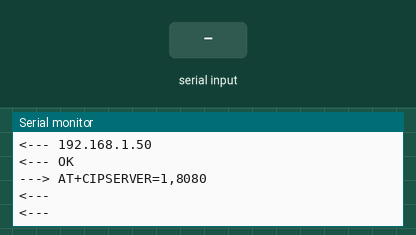
A sketch run on a simulated Arduino Mega 2560, built for the host (arithmetic inside an expression is 32-bit, double 64-bit). On the bench: the last lines printed to the serial monitor. The inputs (shaded band) are chosen by the test bench. The modem accepts every AT command (registered, SIM ready, sends succeed) and sends nothing else.

Above: at 2.3 s.
2.4 s: "+IPD\n" received over the second serial link
At 4.2 s:
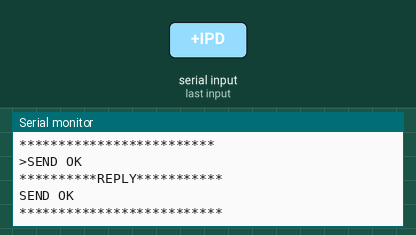
4.4 s: "OK\n" received over the second serial link
At 5.6 s:
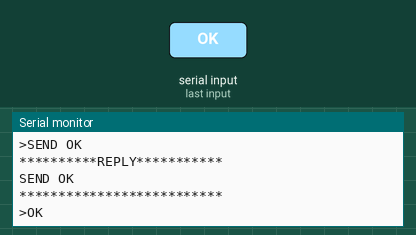
5.9 s: "wrong syntax\n" received over the second serial link
At 7.0 s:
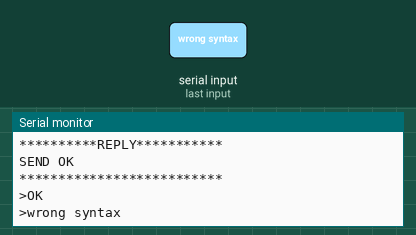
7.4 s: "ERROR\n" received over the second serial link
At 8.2 s:
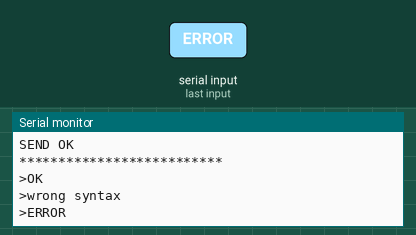
8.9 s: "busy s...\n" received over the second serial link
At 9.3 s:
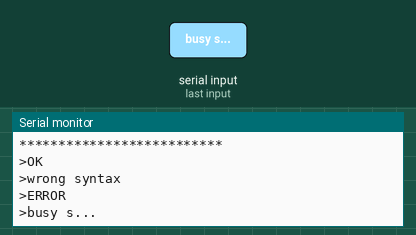
10.4 s: "Recv\n" received over the second serial link
At 11.1 s:
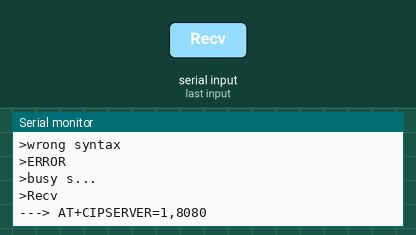

The sketch:

AT_auto.ino
```cpp
/* クライアントがデータを送信するか、数十秒待つかするとデータが送られる */

#define BAUDRATE 115200 //ボーレートとはシリアル通信のデータ転送速度
#define SSID ""   //your wifi ssid here
#define PASS ""       //your wifi key here
//  wifitest.adafruit.com/testwifi/index.html
#define HOST "1"
#define SENDDATA "SEND"
#define PORT  "333"

#define REPLYBUFFSIZ 0xFFFF
String mozi1 = "",  Receivedata = "", mozi2 = "", connectionID = "";
char replybuffer[REPLYBUFFSIZ];
uint8_t getReply(char *send, uint16_t timeout = 500, boolean echo = true);
uint8_t espreadline(uint16_t timeout = 500, boolean multiline = false);
boolean sendCheckReply(char *send, char *reply, uint16_t timeout = 500);

enum {WIFI_ERROR_NONE = 0, WIFI_ERROR_AT, WIFI_ERROR_RST, WIFI_ERROR_SSIDPWD, WIFI_ERROR_SERVER, WIFI_ERROR_UNKNOWN};

void setup()
{
  Serial.begin(115200);
  Serial2.begin(115200);

  while (true) {
    byte err = setupWiFi();
    if (err) {
      Serial.print("setup error:");  Serial.println((int)err);
      debugLoop();
    }
    else if ((int)err == 0)
      break;
  }

  getIP();
}

boolean ESP_GETpage(char *host, uint16_t port, String sdata) {
  String cmd = "AT+CIPSERVER=";   // サーバーになる
  cmd += host;
  cmd += ",";
  cmd += port;
  cmd.toCharArray(replybuffer, REPLYBUFFSIZ);

  getReply(replybuffer);

  if (strcmp(replybuffer, "OK") != 0) {
    while (true) {
      espreadline(500);  // this is the 'echo' from the data
      Serial.print("<--- "); Serial.println(replybuffer);
      //split for Receivedata
      mozi1 = String(strtok(replybuffer, ","));
      connectionID = String(strtok(NULL, ","));
      mozi1 = String(strtok(NULL, ":"));
      Receivedata = String(strtok(NULL, ":"));
      mozi2 = String(strtok(NULL, ":"));
      //Serial.println(mozi1); Serial.println(mozi2);

      if (mozi1 != "") {
        Serial.print("Connection ID = "); Serial.println(connectionID);
        Serial.print("Receivedata = "); Serial.println(Receivedata);
      }

      if (strstr(replybuffer, "+IPD"))
        break;
    }
  }

  delay(500);
  String request = "";
  request += sdata;
  cmd = "AT+CIPSEND=";   // データの送信
  cmd += connectionID;
  cmd += ",";
  cmd += 2 + request.length();
  cmd.toCharArray(replybuffer, REPLYBUFFSIZ);
  sendCheckReply(replybuffer, ">");

  Serial.print("Sending: "); Serial.println(request.length());
  Serial.println(F("*********SENDING*********"));
  Serial.println(request);
  Serial.println(F("*************************"));
  request.toCharArray(replybuffer, REPLYBUFFSIZ);
  Serial2.println(request);

  while (true) {
    espreadline(3000);  // this is the 'echo' from the data
    Serial.print(">"); Serial.println(replybuffer); // probably the 'busy s...'

    if (strstr(replybuffer, "wrong syntax"))
      continue;
    else if (strstr(replybuffer, "ERROR"))
      continue;
    else if (strstr(replybuffer, "busy s..."))
      continue;
    else if (strstr(replybuffer, "OK"))
      break;
    else break;
  }

  if (! strstr(replybuffer, "SEND OK") ) return false;

}

void loop()
{
  String s = "3.5";          //送りたいデータ（体重）の入力
  String SendData = s;
  int count = 0;

  ESP_GETpage(HOST, 8080, SendData);

  Serial.println(F("**********REPLY***********"));
  Serial.println(replybuffer);
  Serial.println(F("**************************"));

  while (true) {
    espreadline(3000);  // this is the 'echo' from the data
    Serial.print(">"); Serial.println(replybuffer); // probably the 'busy s...'

    count++;

    int i = 0;
    char buf[20];
    int ch[5];

    if (strstr(replybuffer, "busy s..."))
      continue;
    else if (strstr(replybuffer, "Recv"))
      break;
    else if (strstr(replybuffer, "CONNECT"))
      break;
    else if (count >= 20)
      break;

  }
  //debugLoop();
  delay(200);
  //while (1);
}


boolean espReset() {
  getReply("AT+RST", 1000, true);  // リセット
  if (! strstr(replybuffer, "OK")) return false;
  delay(500);
  // turn off echo
  getReply("ATE0", 250, true);
  return true;
}

boolean ESPconnectAP(char *s, char *p) {

  getReply("AT+CWMODE=1", 500, true);  // ステーションモードに設定
  if (! (strstr(replybuffer, "OK") || strstr(replybuffer, "no change")) )
    return false;

  String connectStr = "AT+CWJAP=\"";   // ネットに接続
  connectStr += SSID;
  connectStr += "\",\"";
  connectStr += PASS;
  connectStr += "\"";
  connectStr.toCharArray(replybuffer, REPLYBUFFSIZ);
  getReply(replybuffer, 200, true);

  while (true) {
    espreadline(200);  // this is the 'echo' from the data
    if ((String)replybuffer == "") {
      Serial.print(".");
    } else {
      Serial.println("");
      Serial.print("<--- "); Serial.println(replybuffer);
    }
    if (strstr(replybuffer, "OK"))
      break;
  }
  return true;
}

byte setupWiFi() {
  // reset WiFi module
  Serial.println(F("Soft resetting..."));
  if (!espReset())
    return WIFI_ERROR_RST;

  delay(500);

  if (!ESPconnectAP(SSID, PASS))
    return WIFI_ERROR_SSIDPWD;

  Serial.println(F("Multiple Mode"));

  if (!sendCheckReply("AT+CIPMUX=1", "OK"))   // マルチプルコネクションモード
    return WIFI_ERROR_SERVER;

  return WIFI_ERROR_NONE;
}

boolean getIP() {
  getReply("AT+CIFSR", 100, true);            // IPアドレスの取得
  while (true) {
    espreadline(50);  // this is the 'echo' from the data
    Serial.print("<--- "); Serial.println(replybuffer);
    if (strstr(replybuffer, "OK"))
      break;
  }

  delay(100);

  return true;
}

uint8_t espreadline(uint16_t timeout, boolean multiline) {
  uint16_t replyidx = 0;

  while (timeout--) {
    if (replyidx > REPLYBUFFSIZ - 1) break;

    while (Serial2.available()) {
      char c =  Serial2.read();
      if (c == '\r') continue;
      if (c == 0xA) {
        if (replyidx == 0)   // the first 0x0A is ignored
          continue;

        if (!multiline) {
          timeout = 0;         // the second 0x0A is the end of the line
          break;
        }
      }
      replybuffer[replyidx] = c;
      // Serial.print(c, HEX); Serial.print("#"); Serial.println(c);
      replyidx++;
    }

    if (timeout == 0) break;
    delay(1);
  }
  replybuffer[replyidx] = 0;  // null term
  return replyidx;
}

uint8_t getReply(char *send, uint16_t timeout, boolean echo) {
  // flush input
  while (Serial2.available()) {
    Serial2.read();
    delay(1);
  }

  if (echo) {
    Serial.print("---> "); Serial.println(send);
  }
  Serial2.println(send);

  // eat first reply sentence (echo)
  uint8_t readlen = espreadline(timeout);

  //Serial.print("echo? "); Serial.print(readlen); Serial.print(" vs "); Serial.println(strlen(send));

  if (strncmp(send, replybuffer, readlen) == 0) {
    // its an echo, read another line!
    readlen = espreadline();
  }

  if (echo) {
    Serial.print ("<--- "); Serial.println(replybuffer);
  }
  return readlen;
}

boolean sendCheckReply(char *send, char *reply, uint16_t timeout) {

  getReply(send, timeout, true);

  return (strcmp(replybuffer, reply) == 0);
}

void debugLoop() {
  Serial.println("========================");
  //serial loop mode for diag
  while (1) {
    if (Serial.available()) {
      Serial2.write(Serial.read());
      //      delay(1);
    }
    if (Serial2.available()) {
      Serial.write(Serial2.read());
      //      delay(1);
    }
  }
}
```

Measured:
- after the input at 2.4 s, the serial monitor: prints a new line at once (image 1)
- after the input at 4.4 s, the serial monitor: prints a new line at once (image 2)
- after the input at 5.9 s, the serial monitor: prints a new line at once (image 3)
- after the input at 7.4 s, the serial monitor: prints a new line at once (image 4)
- after the input at 8.9 s, the serial monitor: prints a new line at once (image 5)
- after the input at 10.4 s, the serial monitor: prints a new line at once (image 6)
